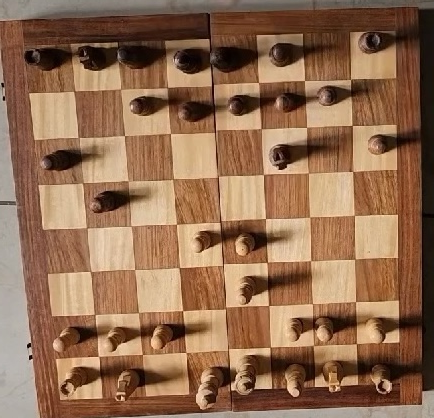
#> input picture frame_0131.jpg, 434 x 418 px
$ jupyter execute --allow-errors change_detect.ipynb
#> lines starting #> are read from the running program, lines starting #| are printed output that depends on the picture; after the words box and inside, x2 and y2 are one past the last pixel; in counts of white or black regions, pixels touching at a corner belong together
[cell 1]
import cv2
import numpy as np
from skimage.metrics import structural_similarity as ssim
import matplotlib.pyplot as plt
import os as os

[cell 2]
def preprocess_image(image):
    frame = cv2.resize(image, (640, 640))
    p1 = (50, 55)
    p2 = (60, 595)
    p3 = (555, 30)
    p4 = (605, 565)

    # Points to be transformed
    pts1 = np.float32([p1, p2, p3, p4])
    pts2 = np.float32([[0, 0], [0, 640], [640, 0], [640, 640]])
    matrix = cv2.getPerspectiveTransform(pts1, pts2)
    transformed_img = cv2.warpPerspective(frame, matrix, (640, 640))

    # Convert to grayscale and apply Gaussian blur
    gray = cv2.cvtColor(transformed_img, cv2.COLOR_BGR2GRAY)
    blurred = cv2.GaussianBlur(gray, (5, 5), 0)
    return blurred

def detect_chessboard(image):
    # Since the image is already preprocessed and perspective-corrected,
    # we can assume the entire image is the chessboard
    height, width = image.shape
    return np.array([[0, 0], [width, 0], [width, height], [0, height]], dtype=np.int32)

def extract_chessboard(image, contour):
    # The entire image is now the chessboard, so we return it as is
    return image

def segment_board(chessboard):
    # Divide the chessboard into 64 squares
    height, width = chessboard.shape
    square_h, square_w = height // 8, width // 8
    squares = []
    for i in range(8):
        for j in range(8):
            square = chessboard[i*square_h:(i+1)*square_h, j*square_w:(j+1)*square_w]
            squares.append(square)
    return squares

def compare_squares(square1, square2):
    # Compare squares using Structural Similarity Index (SSIM)
    return ssim(square1, square2)

def coordinate_to_chess_notation(row, col):
    columns = 'abcdefgh'
    return f"{columns[col]}{8-row}"


def detect_changes(image1, image2, threshold=0.8):
    # Preprocess images
    prep1 = preprocess_image(image1)
    prep2 = preprocess_image(image2)

    # The entire preprocessed image is now the chessboard
    board1 = prep1
    board2 = prep2

    # Segment boards into squares
    squares1 = segment_board(board1)
    squares2 = segment_board(board2)

    # Compare corresponding squares
    changes = []
    for i in range(64):
        similarity = compare_squares(squares1[i], squares2[i])
        if similarity < threshold:
            row, col = i // 8, i % 8
            changes.append(coordinate_to_chess_notation(row, col))
    plt.imshow(prep1)

    return bool(changes), changes

[cell 3]
# Example usage
image1 = cv2.imread('frame_0131.jpg')
#> image1 is the input picture: shape (418, 434, 3); mean B, G, R 80.4, 108.1, 145.8
image2 = cv2.imread('frame_0132.jpg')
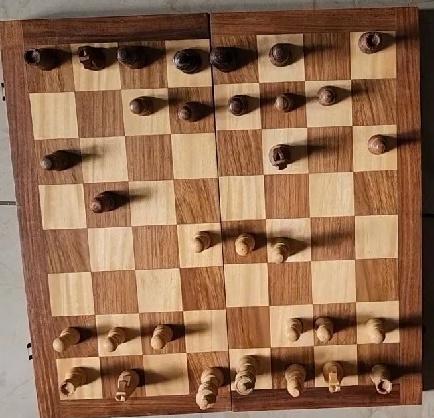
#> input picture frame_0132.jpg, 434 x 418 px
#> image2 is the input picture: shape (418, 434, 3); mean B, G, R 80.2, 108.4, 146.3
changes = detect_changes(image1, image2)
#> in preprocess_image, `transformed_img = cv2.warpPerspective(frame, matrix, (640, 640))`:
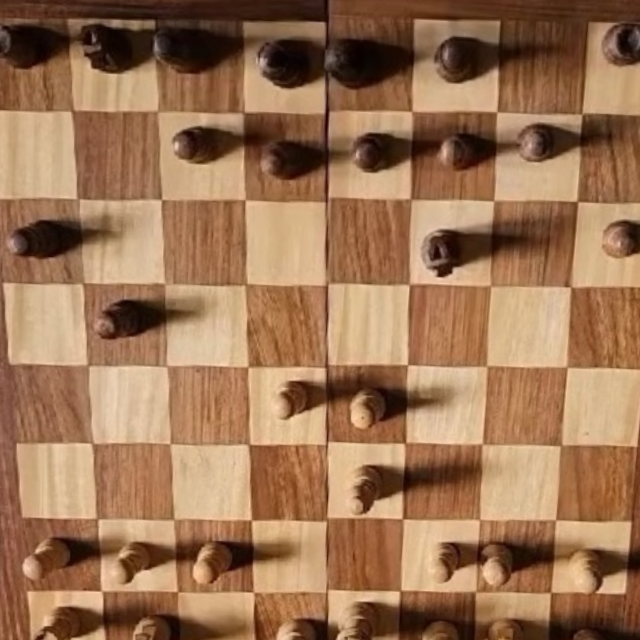
#> transformed_img: shape (640, 640, 3); mean B, G, R 84.1, 116, 156.2
#> in preprocess_image, `gray = cv2.cvtColor(transformed_img, cv2.COLOR_BGR2GRAY)`:
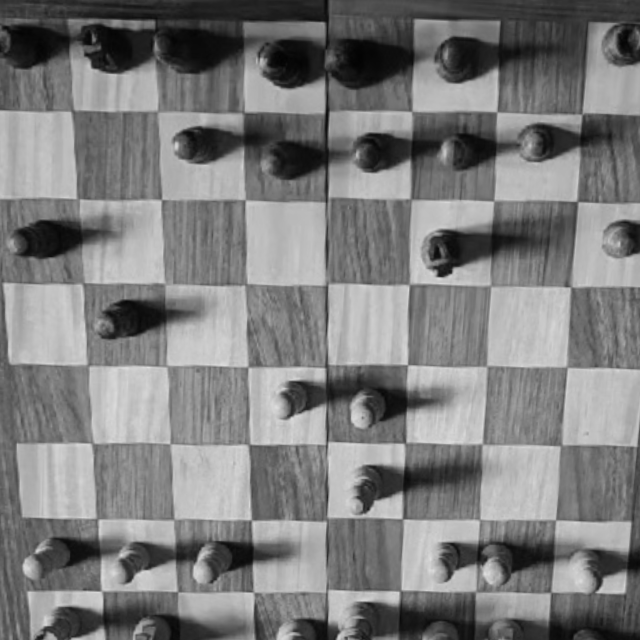
#> gray: shape (640, 640); min 2, max 222, mean 124.4
#> in preprocess_image (call 2), `transformed_img = cv2.warpPerspective(frame, matrix, (640, 640))`:
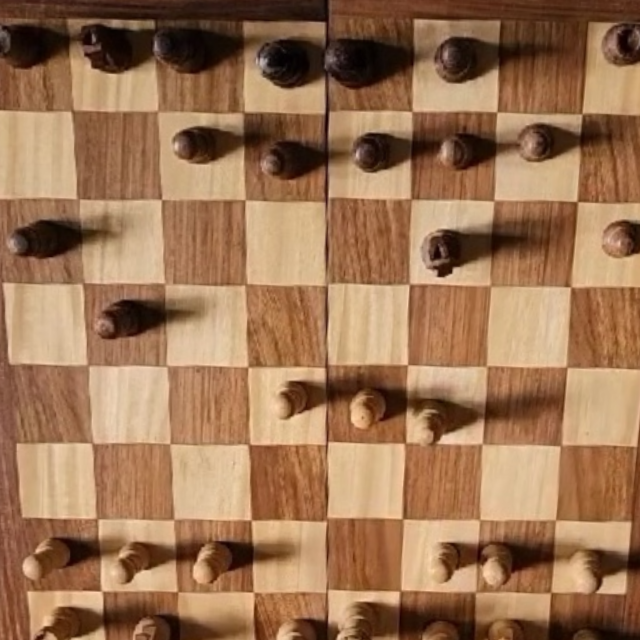
#> transformed_img: shape (640, 640, 3); mean B, G, R 83.9, 116.3, 156.6
#> in preprocess_image (call 2), `gray = cv2.cvtColor(transformed_img, cv2.COLOR_BGR2GRAY)`:
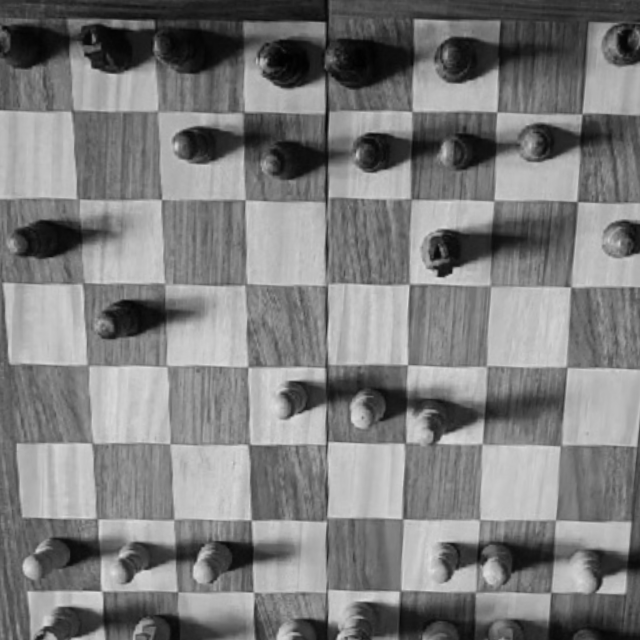
#> gray: shape (640, 640); min 1, max 223, mean 124.7
#> after the loop in segment_board, `for i in range(8):`: squares = 64 items
#> the loop in detect_changes, `for i in range(64):` made 64 passes
#> similarity on passes 1 to 12: 0.976, 0.983, 0.964, 0.955, 0.95, 0.957, 0.969, 0.967, 0.977, 0.975, 0.968, 0.964
#> after the loop in detect_changes, `for i in range(64):`: changes = ['f3', 'e2']
#> changes = (True, ['f3', 'e2'])
print(f"Detected changes at squares: {changes}")
#| Detected changes at squares: (True, ['f3', 'e2'])

[cell 4]
plt.imshow(image1)

[cell 5]
live_img = cv2.imread('frame_0132.jpg')
frame= cv2.resize(live_img,(640,640))
p1= (50,55)
p2= (60,595)
p3= (555,30)
p4= (605,565)
cv2.circle(frame,p1,5,(0,0,255),-1)
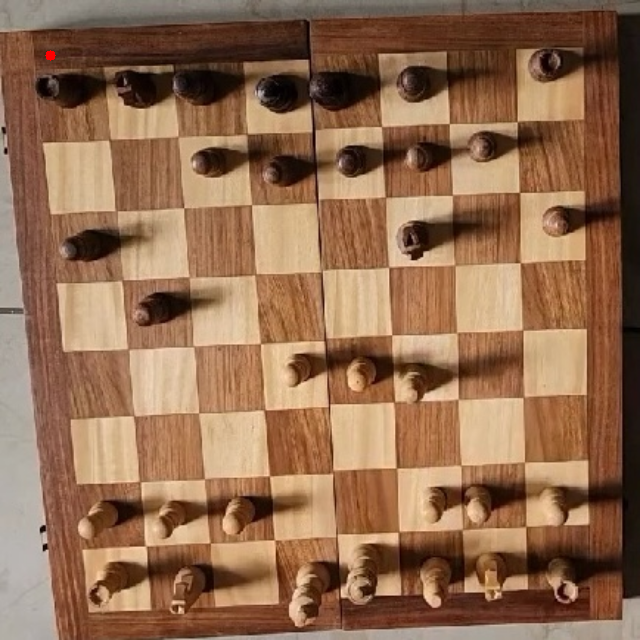
#> frame: shape (640, 640, 3); mean B, G, R 80.1, 108.2, 146.2
cv2.circle(frame,p2,5,(0,0,255),-1)
#> frame: shape (640, 640, 3); 0.02% of pixels changed, all inside (x1, y1, x2, y2) = (55, 590, 66, 601)
cv2.circle(frame,p3,5,(0,0,255),-1)
#> frame: shape (640, 640, 3); mean B, G, R 80.1, 108.2, 146.3
cv2.circle(frame,p4,5,(0,0,255),-1)
#> frame: shape (640, 640, 3); mean B, G, R 80.1, 108.2, 146.3
# points to be transformed
pts1= np.float32([p1,p2,p3,p4])
pts2= np.float32([[0,0],[0,640],[640,0],[640,640]])
matrix = cv2.getPerspectiveTransform(pts1,pts2)
transformed_img=cv2.warpPerspective(frame, matrix,(640,640))
plt.imshow(transformed_img)
